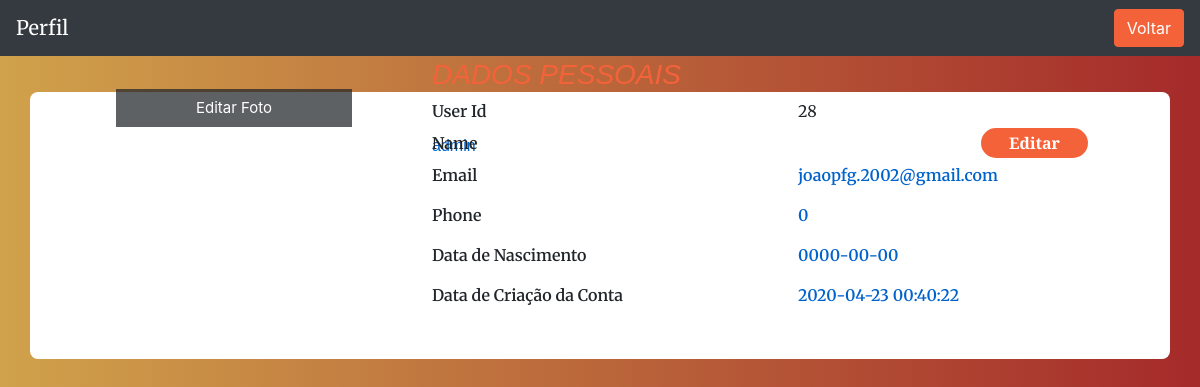
/profile.php (signed in), run on the app's committed database.
### tables this page shows
CREATE TABLE `users` (
  `id` int(11) NOT NULL,
  `username` tinytext NOT NULL,
  `age` int(11) NOT NULL,
  `email` tinytext NOT NULL,
  `password` longtext NOT NULL,
  `phone` int(9) DEFAULT NULL,
  `born_date` date DEFAULT NULL,
  `updated_at` timestamp NOT NULL DEFAULT current_timestamp() ON UPDATE current_timestamp(),
  `created_at` timestamp NOT NULL DEFAULT current_timestamp(),
  `user_status` varchar(10) NOT NULL DEFAULT 'user',
  `acount_status` text NOT NULL DEFAULT 'ativo',
  `name_img` longtext NOT NULL,
  `size_img` int(11) NOT NULL,
  `type_img` longtext NOT NULL,
  `data_img` longblob NOT NULL
);

### profile.php (the view, shortened to what this page needs)
<?php
    require 'includes/db.inc.php';
    $id_user = $_SESSION['userId'];
    $sql = "SELECT * FROM users WHERE  id = $id_user";
    $result = mysqli_query( $conn, $sql);
?>
<!DOCTYPE html>
<html lang="en">
    <head>
        <link href="https://cdnjs.cloudflare.com/ajax/libs/magnific-popup.js/1.1.0/magnific-popup.min.css" rel="stylesheet" />
        <link href="assets/css/styles.css" rel="stylesheet" />
    </head>
  </head>
  <nav class="navbar navbar-dark bg-dark">
      <a class="navbar-brand" href="#">
     Perfil
      </a>
      <ul class="navbar-nav">
          <li class="nav-item">
              <a class="btn btn-primary text-white"href="index.php">Voltar</a>
          </li>
      </ul>
    </nav>
    <div class="container emp-profile">
        <?php foreach($result as $row) : ?>
            <form method="post">
                <div class="row">
                    <div class="col-md-4">
                    <div class="profile-img">
                            <div class="file btn btn-lg btn-primary">
                                Editar Foto
                            </div>
                        </div>
                    </div>
                    <div class="col-md-6">
                        <div class="profile-head">
                                    <h6>
                                    <?php echo $row['user_status']?>
                                    </h6>
                        </div>
                    </div>
                    <div class="col-md-2">
                        <a type="submit" href="edit_profile.php?id=<?php echo $_SESSION['userId']?>" class="profile-edit-btn btn btn-primary text-white" name="btnAddMore" >Editar</a>
                    </div>
                </div>
                <div class="row">
                    <div class="col-md-4">
                    </div>
                    <div class="col-md-8">
                      <div class="tab-content profile-tab" id="myTabContent">
                        <span><h3>Dados Pessoais</h3></span>
                            <div class="tab-pane fade show active" id="home" role="tabpanel" aria-labelledby="home-tab">
                                        <div class="row">
                                            <div class="col-md-6">
                                                <label>User Id</label>
                                            </div>
                                            <div class="col-md-6">
                                            <?php echo $row['id']?>
                                            </div>
                                        </div>
                                        <div class="row">
                                            <div class="col-md-6">
                                                <label>Name</label>
                                            </div>
                                            <div class="col-md-6">
                                            </div>
                                        </div>
                                        <div class="row">
                                            <div class="col-md-6">
                                                <label>Email</label>
                                            </div>
                                            <div class="col-md-6">
                                            <p><?php echo $row['email']?></p>
                                            </div>
                                        </div>
                                        <div class="row">
                                            <div class="col-md-6">
                                                <label>Phone</label>
                                            </div>
                                            <div class="col-md-6">
                                            <p><?php echo $row['phone']?></p>
                                            </div>
                                        </div>
                                        <div class="row">
                                            <div class="col-md-6">
                                                <label>Data de Nascimento</label>
                                            </div>
                                            <div class="col-md-6">
                                            <p><?php echo $row['born_date']?></p>
                                            </div>
                                        </div>
                                        <div class="row">
                                            <div class="col-md-6">
                                                <label>Data de Criação da Conta</label>
                                            </div>
                                            <div class="col-md-6">
                                            <p><?php echo $row['created_at']?></p>
                                            </div>
                                        </div>
                            </div>
                        </div>
                    </div>
                </div>
            </form>
            <?php endforeach ?>
        </div>
</body>
</html>

### profile.php (style rules this page uses)
.emp-profile { padding: 3%; margin-top: 3%; margin-bottom: 3%; border-radius: 0.5rem; background: #fff; }
.profile-img { text-align: center; }
.profile-img .file { position: relative; overflow: hidden; margin-top: -20%; width: 70%; border: none; border-radius: 0; font-size: 15px; background: #212529b8; }
.profile-head h6 { color: #0062cc; }
.profile-edit-btn { border: none; border-radius: 1.5rem; width: 70%; padding: 2%; font-weight: 600; color: #6c757d; cursor: pointer; }
.profile-tab label { font-weight: 600; }
.profile-tab p { font-weight: 600; color: #0062cc; }
.tab-content { margin-top: -15%; }

### data on the page
users: user_status "admin", id "28", email "joaopfg.2002@gmail.com", phone "0", born_date "0000-00-00", created_at "2020-04-23 00:40:22"
